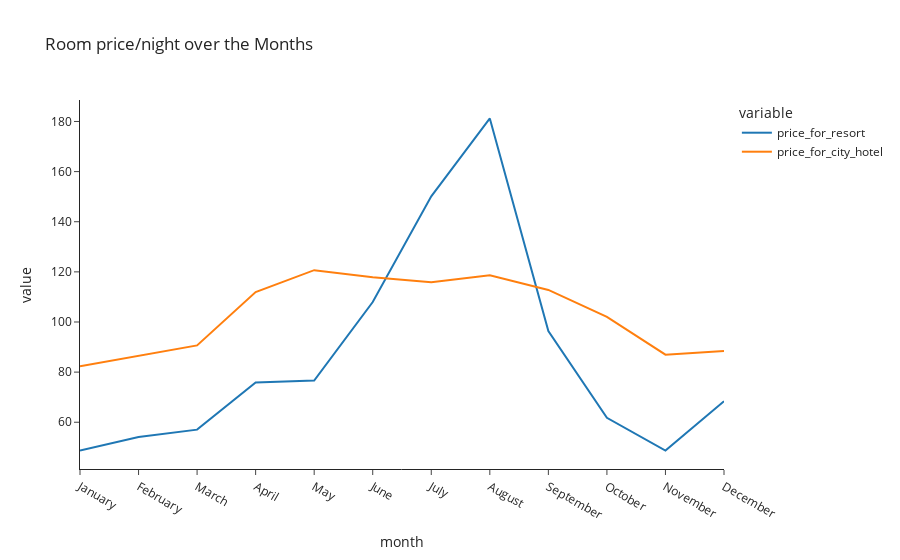

Notebook cell for this chart:
### Code cell
plt.figure(figsize = (17, 8))

px.line(final_prices, x = 'month', y = ['price_for_resort','price_for_city_hotel'],
        title = 'Room price/night over the Months', template = 'simple_white')

### Figure 1 — Plotly figure (JSON) as saved in the notebook; plotly's stock layout.template omitted (floating-point values rounded to 4 significant figures)
{"data": [{"hovertemplate": "variable=price_for_resort<br>month=%{x}<br>value=%{y}<extra></extra>", "legendgroup": "price_for_resort", "line": {"color": "#1F77B4", "dash": "solid"}, "marker": {"symbol": "circle"}, "mode": "lines", "name": "price_for_resort", "orientation": "v", "showlegend": true, "type": "scatter", "x": ["January", "February", "March", "April", "May", "June", "July", "August", "September", "October", "November", "December"], "xaxis": "x", "y": [48.76, 54.15, 57.06, 75.87, 76.66, 108.0, 150.1, 181.2, 96.42, 61.78, 48.71, 68.41], "yaxis": "y"}, {"hovertemplate": "variable=price_for_city_hotel<br>month=%{x}<br>value=%{y}<extra></extra>", "legendgroup": "price_for_city_hotel", "line": {"color": "#FF7F0E", "dash": "solid"}, "marker": {"symbol": "circle"}, "mode": "lines", "name": "price_for_city_hotel", "orientation": "v", "showlegend": true, "type": "scatter", "x": ["January", "February", "March", "April", "May", "June", "July", "August", "September", "October", "November", "December"], "xaxis": "x", "y": [82.33, 86.52, 90.66, 112.0, 120.7, 117.9, 115.8, 118.7, 112.8, 102.0, 86.95, 88.4], "yaxis": "y"}], "layout": {"legend": {"title": {"text": "variable"}, "tracegroupgap": 0}, "title": {"text": "Room price/night over the Months"}, "xaxis": {"anchor": "y", "domain": [0, 1], "title": {"text": "month"}}, "yaxis": {"anchor": "x", "domain": [0, 1], "title": {"text": "value"}}}}
